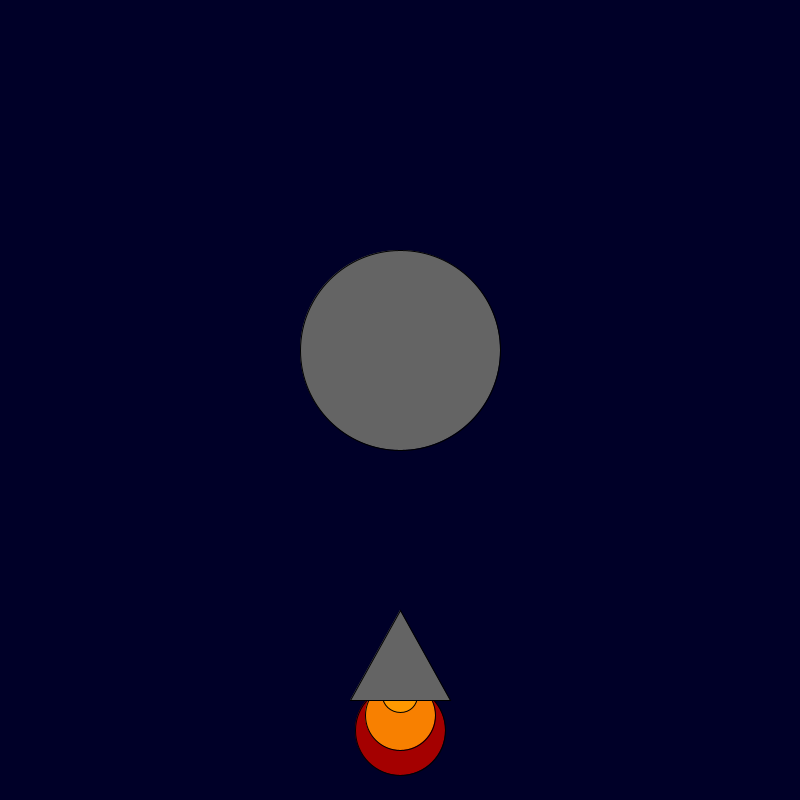
Frame 1 (no input)
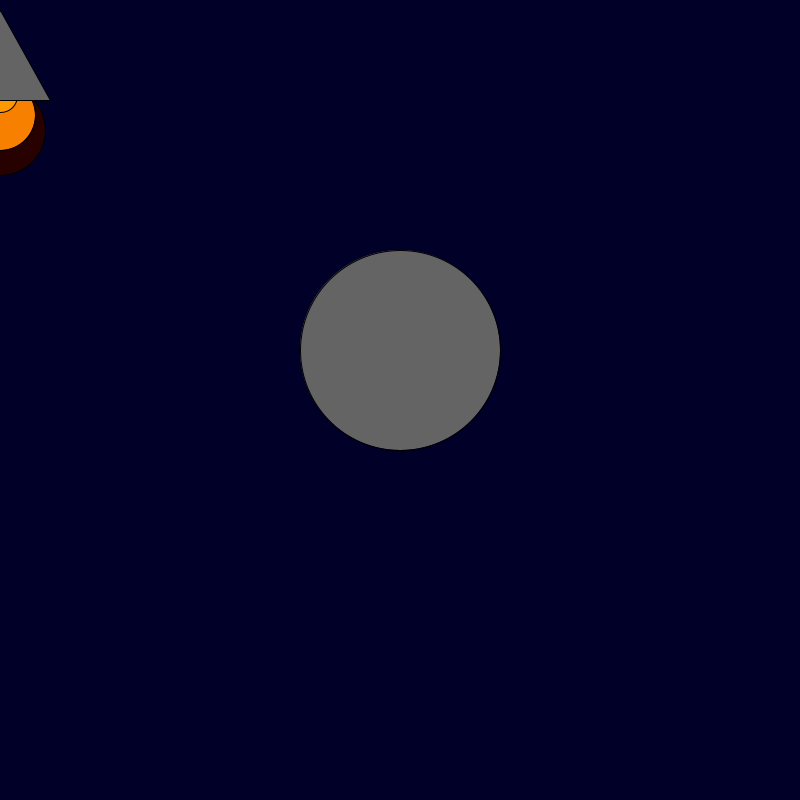
Frame 60 (the mouse pressed at the canvas centre just before this capture)
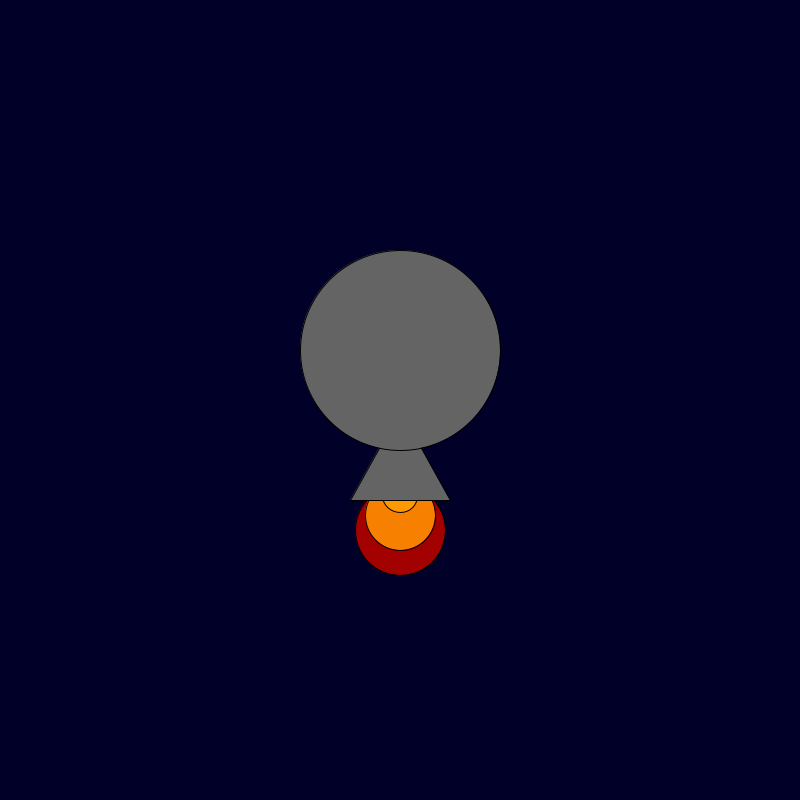
Frame 120 (the mouse held since frame 60 and released just before this capture)

The Processing sketch that drew these frames (run headless with seeded random() and noise(); from frame 60 on, the mouse is pressed at the canvas centre):

// Processing sketch: RocketShip
// ── RocketShip.pde
int x = 400; 
int y = 600; 
int number=0;
String message = "Houston, we have a problem. There is no atmosphere on the moon.";


void setup() {

     size(800, 800);

}

void draw() {
    background(0, 0, 40);
    fill(random(255), 0, 0);
    ellipse(x, y + 130, 90, 90);
    fill(248, 128, 0);
    ellipse(x, y + 115, 70, 70);
    fill(255, 153, 0);
    ellipse(x, y + 95, 35, 35);
    fill(100, 100, 100);
    triangle(x, y + 10, x + 50, y + 100, x - 50, y + 100);
  x=mouseX;
  y=mouseY;
  ellipse(400,350,200,200);
  if(mouseX>300&&mouseX<500&&mouseY>250&&mouseY<450)
  {
    if(number==0){
    print("Houston, we have a problem. There is no atmosphere on the moon.");
    number++;
    }    
  }
}
